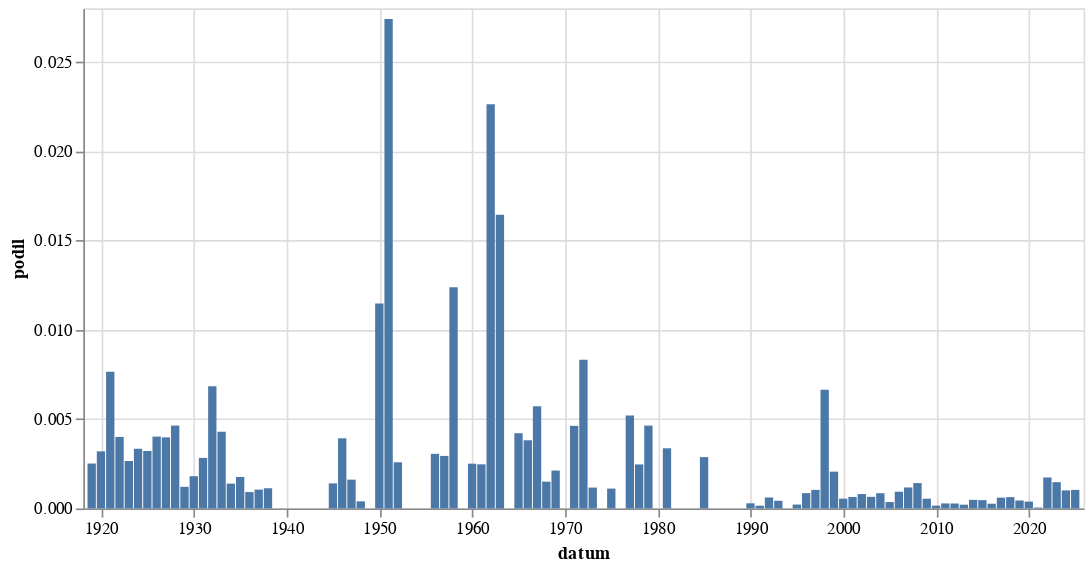

The cell this chart's notebook holds for it:
### Code cell
alt.Chart(
    hledej("[Ww]ashingto").to_pandas(),
    width = 600
).mark_bar(
).encode(
    alt.X('datum:T'),
    alt.Y('podil:Q')
)

### Figure 1 — Vega-Lite specification as saved in the notebook (floating-point values rounded to 4 significant figures)
{"config": {"view": {"continuousWidth": 300, "continuousHeight": 300}}, "data": {"name": "data-1a53b2c6d9289db25c0010637daacd12"}, "mark": {"type": "bar"}, "encoding": {"x": {"field": "datum", "type": "temporal"}, "y": {"field": "podil", "type": "quantitative"}}, "width": 600, "$schema": "https://vega.github.io/schema/vega-lite/v5.8.0.json", "datasets": {"data-1a53b2c6d9289db25c0010637daacd12": [{"datum": "1919-01-01T00:00:00", "text": 10, "text_right": 3978, "podil": 0.002514, "co": "[Ww]ashingto"}, {"datum": "1920-01-01T00:00:00", "text": 15, "text_right": 4693, "podil": 0.003196, "co": "[Ww]ashingto"}, {"datum": "1921-01-01T00:00:00", "text": 42, "text_right": 5485, "podil": 0.007657, "co": "[Ww]ashingto"}, {"datum": "1922-01-01T00:00:00", "text": 21, "text_right": 5244, "podil": 0.004005, "co": "[Ww]ashingto"}, {"datum": "1923-01-01T00:00:00", "text": 10, "text_right": 3766, "podil": 0.002655, "co": "[Ww]ashingto"}, {"datum": "1924-01-01T00:00:00", "text": 14, "text_right": 4191, "podil": 0.00334, "co": "[Ww]ashingto"}, {"datum": "1925-01-01T00:00:00", "text": 10, "text_right": 3108, "podil": 0.003218, "co": "[Ww]ashingto"}, {"datum": "1926-01-01T00:00:00", "text": 17, "text_right": 4228, "podil": 0.004021, "co": "[Ww]ashingto"}, {"datum": "1927-01-01T00:00:00", "text": 17, "text_right": 4273, "podil": 0.003978, "co": "[Ww]ashingto"}, {"datum": "1928-01-01T00:00:00", "text": 19, "text_right": 4096, "podil": 0.004639, "co": "[Ww]ashingto"}, {"datum": "1929-01-01T00:00:00", "text": 3, "text_right": 2479, "podil": 0.00121, "co": "[Ww]ashingto"}, {"datum": "1930-01-01T00:00:00", "text": 9, "text_right": 4987, "podil": 0.001805, "co": "[Ww]ashingto"}, {"datum": "1931-01-01T00:00:00", "text": 11, "text_right": 3888, "podil": 0.002829, "co": "[Ww]ashingto"}, {"datum": "1932-01-01T00:00:00", "text": 16, "text_right": 2339, "podil": 0.006841, "co": "[Ww]ashingto"}, {"datum": "1933-01-01T00:00:00", "text": 11, "text_right": 2561, "podil": 0.004295, "co": "[Ww]ashingto"}, {"datum": "1934-01-01T00:00:00", "text": 3, "text_right": 2156, "podil": 0.001391, "co": "[Ww]ashingto"}, {"datum": "1935-01-01T00:00:00", "text": 4, "text_right": 2268, "podil": 0.001764, "co": "[Ww]ashingto"}, {"datum": "1936-01-01T00:00:00", "text": 2, "text_right": 2182, "podil": 0.0009166, "co": "[Ww]ashingto"}, {"datum": "1937-01-01T00:00:00", "text": 2, "text_right": 1897, "podil": 0.001054, "co": "[Ww]ashingto"}, {"datum": "1938-01-01T00:00:00", "text": 1, "text_right": 885, "podil": 0.00113, "co": "[Ww]ashingto"}, {"datum": "1945-01-01T00:00:00", "text": 1, "text_right": 712, "podil": 0.001404, "co": "[Ww]ashingto"}, {"datum": "1946-01-01T00:00:00", "text": 11, "text_right": 2801, "podil": 0.003927, "co": "[Ww]ashingto"}, {"datum": "1947-01-01T00:00:00", "text": 4, "text_right": 2481, "podil": 0.001612, "co": "[Ww]ashingto"}, {"datum": "1948-01-01T00:00:00", "text": 1, "text_right": 2506, "podil": 0.000399, "co": "[Ww]ashingto"}, {"datum": "1950-01-01T00:00:00", "text": 5, "text_right": 436, "podil": 0.01147, "co": "[Ww]ashingto"}, {"datum": "1951-01-01T00:00:00", "text": 10, "text_right": 365, "podil": 0.0274, "co": "[Ww]ashingto"}, {"datum": "1952-01-01T00:00:00", "text": 1, "text_right": 387, "podil": 0.002584, "co": "[Ww]ashingto"}, {"datum": "1956-01-01T00:00:00", "text": 1, "text_right": 327, "podil": 0.003058, "co": "[Ww]ashingto"}, {"datum": "1957-01-01T00:00:00", "text": 1, "text_right": 340, "podil": 0.002941, "co": "[Ww]ashingto"}, {"datum": "1958-01-01T00:00:00", "text": 4, "text_right": 323, "podil": 0.01238, "co": "[Ww]ashingto"}, {"datum": "1960-01-01T00:00:00", "text": 1, "text_right": 399, "podil": 0.002506, "co": "[Ww]ashingto"}, {"datum": "1961-01-01T00:00:00", "text": 1, "text_right": 405, "podil": 0.002469, "co": "[Ww]ashingto"}, {"datum": "1962-01-01T00:00:00", "text": 5, "text_right": 221, "podil": 0.02262, "co": "[Ww]ashingto"}, {"datum": "1963-01-01T00:00:00", "text": 5, "text_right": 304, "podil": 0.01645, "co": "[Ww]ashingto"}, {"datum": "1965-01-01T00:00:00", "text": 2, "text_right": 475, "podil": 0.004211, "co": "[Ww]ashingto"}, {"datum": "1966-01-01T00:00:00", "text": 2, "text_right": 524, "podil": 0.003817, "co": "[Ww]ashingto"}, {"datum": "1967-01-01T00:00:00", "text": 3, "text_right": 525, "podil": 0.005714, "co": "[Ww]ashingto"}, {"datum": "1968-01-01T00:00:00", "text": 3, "text_right": 2001, "podil": 0.001499, "co": "[Ww]ashingto"}, {"datum": "1969-01-01T00:00:00", "text": 3, "text_right": 1415, "podil": 0.00212, "co": "[Ww]ashingto"}, {"datum": "1971-01-01T00:00:00", "text": 4, "text_right": 865, "podil": 0.004624, "co": "[Ww]ashingto"}, {"datum": "1972-01-01T00:00:00", "text": 5, "text_right": 601, "podil": 0.008319, "co": "[Ww]ashingto"}, {"datum": "1973-01-01T00:00:00", "text": 1, "text_right": 856, "podil": 0.001168, "co": "[Ww]ashingto"}, {"datum": "1975-01-01T00:00:00", "text": 1, "text_right": 901, "podil": 0.00111, "co": "[Ww]ashingto"}, {"datum": "1977-01-01T00:00:00", "text": 4, "text_right": 769, "podil": 0.005202, "co": "[Ww]ashingto"}, {"datum": "1978-01-01T00:00:00", "text": 2, "text_right": 812, "podil": 0.002463, "co": "[Ww]ashingto"}, {"datum": "1979-01-01T00:00:00", "text": 3, "text_right": 647, "podil": 0.004637, "co": "[Ww]ashingto"}, {"datum": "1981-01-01T00:00:00", "text": 1, "text_right": 297, "podil": 0.003367, "co": "[Ww]ashingto"}, {"datum": "1985-01-01T00:00:00", "text": 1, "text_right": 348, "podil": 0.002874, "co": "[Ww]ashingto"}, {"datum": "1990-01-01T00:00:00", "text": 2, "text_right": 6961, "podil": 0.0002873, "co": "[Ww]ashingto"}, {"datum": "1991-01-01T00:00:00", "text": 2, "text_right": 13080, "podil": 0.0001529, "co": "[Ww]ashingto"}, {"datum": "1992-01-01T00:00:00", "text": 7, "text_right": 11434, "podil": 0.0006122, "co": "[Ww]ashingto"}, {"datum": "1993-01-01T00:00:00", "text": 4, "text_right": 9337, "podil": 0.0004284, "co": "[Ww]ashingto"}, {"datum": "1995-01-01T00:00:00", "text": 2, "text_right": 9219, "podil": 0.0002169, "co": "[Ww]ashingto"}, {"datum": "1996-01-01T00:00:00", "text": 8, "text_right": 9349, "podil": 0.0008557, "co": "[Ww]ashingto"}, {"datum": "1997-01-01T00:00:00", "text": 17, "text_right": 16367, "podil": 0.001039, "co": "[Ww]ashingto"}, {"datum": "1998-01-01T00:00:00", "text": 78, "text_right": 11744, "podil": 0.006642, "co": "[Ww]ashingto"}, {"datum": "1999-01-01T00:00:00", "text": 42, "text_right": 20383, "podil": 0.002061, "co": "[Ww]ashingto"}, {"datum": "2000-01-01T00:00:00", "text": 13, "text_right": 23721, "podil": 0.000548, "co": "[Ww]ashingto"}, {"datum": "2001-01-01T00:00:00", "text": 13, "text_right": 20242, "podil": 0.0006422, "co": "[Ww]ashingto"}, {"datum": "2002-01-01T00:00:00", "text": 13, "text_right": 16173, "podil": 0.0008038, "co": "[Ww]ashingto"}, {"datum": "2003-01-01T00:00:00", "text": 14, "text_right": 21553, "podil": 0.0006496, "co": "[Ww]ashingto"}, {"datum": "2004-01-01T00:00:00", "text": 17, "text_right": 19932, "podil": 0.0008529, "co": "[Ww]ashingto"}, {"datum": "2005-01-01T00:00:00", "text": 8, "text_right": 22401, "podil": 0.0003571, "co": "[Ww]ashingto"}, {"datum": "2006-01-01T00:00:00", "text": 13, "text_right": 13873, "podil": 0.0009371, "co": "[Ww]ashingto"}, {"datum": "2007-01-01T00:00:00", "text": 16, "text_right": 13633, "podil": 0.001174, "co": "[Ww]ashingto"}, {"datum": "2008-01-01T00:00:00", "text": 20, "text_right": 14095, "podil": 0.001419, "co": "[Ww]ashingto"}, {"datum": "2009-01-01T00:00:00", "text": 9, "text_right": 16552, "podil": 0.0005437, "co": "[Ww]ashingto"}, {"datum": "2010-01-01T00:00:00", "text": 2, "text_right": 12714, "podil": 0.0001573, "co": "[Ww]ashingto"}, {"datum": "2011-01-01T00:00:00", "text": 5, "text_right": 17776, "podil": 0.0002813, "co": "[Ww]ashingto"}, {"datum": "2012-01-01T00:00:00", "text": 4, "text_right": 14462, "podil": 0.0002766, "co": "[Ww]ashingto"}, {"datum": "2013-01-01T00:00:00", "text": 2, "text_right": 9576, "podil": 0.0002089, "co": "[Ww]ashingto"}, {"datum": "2014-01-01T00:00:00", "text": 10, "text_right": 20807, "podil": 0.0004806, "co": "[Ww]ashingto"}, {"datum": "2015-01-01T00:00:00", "text": 10, "text_right": 21458, "podil": 0.000466, "co": "[Ww]ashingto"}, {"datum": "2016-01-01T00:00:00", "text": 6, "text_right": 22689, "podil": 0.0002644, "co": "[Ww]ashingto"}, {"datum": "2017-01-01T00:00:00", "text": 11, "text_right": 18211, "podil": 0.000604, "co": "[Ww]ashingto"}, {"datum": "2018-01-01T00:00:00", "text": 13, "text_right": 20550, "podil": 0.0006326, "co": "[Ww]ashingto"}, {"datum": "2019-01-01T00:00:00", "text": 11, "text_right": 24733, "podil": 0.0004447, "co": "[Ww]ashingto"}, {"datum": "2020-01-01T00:00:00", "text": 9, "text_right": 23475, "podil": 0.0003834, "co": "[Ww]ashingto"}, {"datum": "2021-01-01T00:00:00", "text": 1, "text_right": 19879, "podil": 5.03e-05, "co": "[Ww]ashingto"}, {"datum": "2022-01-01T00:00:00", "text": 36, "text_right": 20784, "podil": 0.001732, "co": "[Ww]ashingto"}, {"datum": "2023-01-01T00:00:00", "text": 36, "text_right": 24482, "podil": 0.00147, "co": "[Ww]ashingto"}, {"datum": "2024-01-01T00:00:00", "text": 24, "text_right": 23773, "podil": 0.00101, "co": "[Ww]ashingto"}, {"datum": "2025-01-01T00:00:00", "text": 13, "text_right": 12519, "podil": 0.001038, "co": "[Ww]ashingto"}]}}
